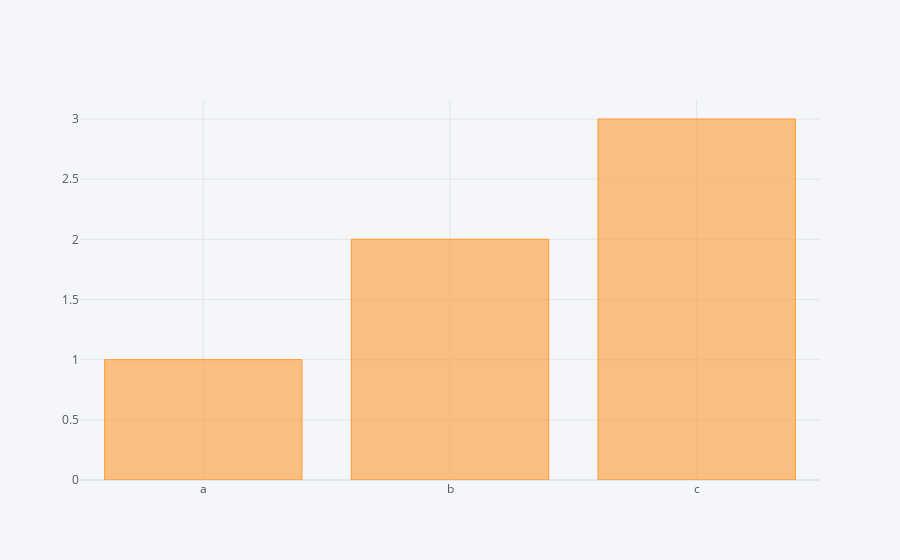

Source (notebook cell):
### Code cell
df1.iplot(kind='bar',x='Categories',y='values')

### Figure 1 — Plotly figure (JSON) as saved in the notebook; plotly's stock layout.template omitted (floating-point values rounded to 4 significant figures)
{"data": [{"marker": {"color": "rgba(255, 153, 51, 0.6)", "line": {"color": "rgba(255, 153, 51, 1.0)", "width": 1}}, "name": "values", "orientation": "v", "text": "", "type": "bar", "x": ["a", "b", "c"], "y": [1, 2, 3]}], "layout": {"legend": {"bgcolor": "#F5F6F9", "font": {"color": "#4D5663"}}, "paper_bgcolor": "#F5F6F9", "plot_bgcolor": "#F5F6F9", "title": {"font": {"color": "#4D5663"}}, "xaxis": {"gridcolor": "#E1E5ED", "showgrid": true, "tickfont": {"color": "#4D5663"}, "title": {"font": {"color": "#4D5663"}, "text": ""}, "zerolinecolor": "#E1E5ED"}, "yaxis": {"gridcolor": "#E1E5ED", "showgrid": true, "tickfont": {"color": "#4D5663"}, "title": {"font": {"color": "#4D5663"}, "text": ""}, "zerolinecolor": "#E1E5ED"}}}
